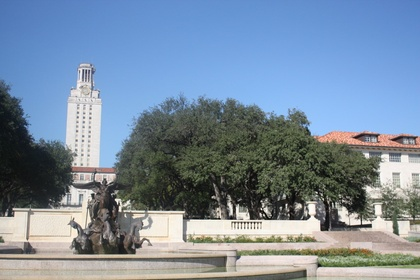
%> input picture Stitch Images/code/uttower_left.jpg, 420 x 280 px, shrunk from 1024 x 683 before the run
$ octave stitch_test_2.m   (GNU Octave 9; MATLAB toolbox functions it lacks are replaced by stand-ins)
%> lines starting %> are read from the running program, lines starting %| are printed output that depends on the picture
%> further down, img1 is the input picture: size 280x420x3 uint8; mean R, G, B 121.7, 140, 159
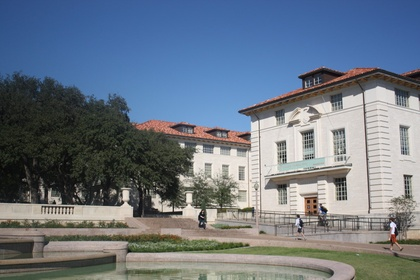
%> input picture Stitch Images/code/uttower_right.jpg, 420 x 280 px, shrunk from 1024 x 683 before the run
%> further down, img2 is the input picture: size 280x420x3 uint8; mean R, G, B 107.7, 118.9, 132
### Stitch Images/code/stitch_images.m
function new_img = stich_images(img1, img2)
     sample1 = rgb2gray(img1);
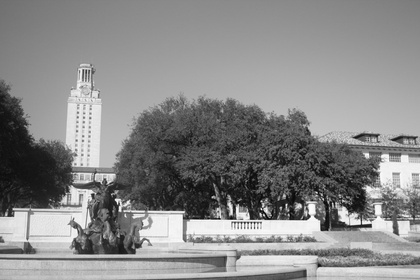
%> sample1: size 280x420 uint8; min 1, max 255, mean 136.7
     sample2 = rgb2gray(img2);
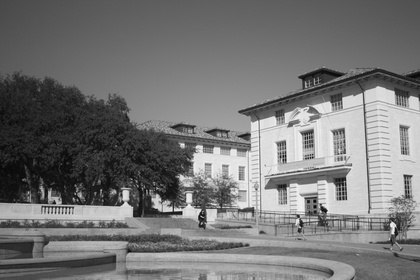
%> sample2: size 280x420 uint8; min 4, max 253, mean 117
     [x1,y1,x2,y2]=get_matches(sample1,sample2,0);
     [T,num_inliers,avg_residual]=get_transform(x1, y1, x2, y2)
      sample1=im2double(sample1);
      sample2=im2double(sample2);
      H = maketform('projective', T');
      [right,xdata_range,ydata_range]=imtransform(img2,H);
      xdataout=[min(1,xdata_range(1)) max(size(sample2,2),xdata_range(2))];
      ydataout=[min(1,ydata_range(1)) max(size(sample2,1),ydata_range(2))];
     right=imtransform(img2,H,'XData',xdataout,'YData',ydataout);
     left=imtransform(img1,maketform('projective',eye(3)),'XData',xdataout,'YData',ydataout);


    new_img = im2double(left) + im2double(right);
    new_img(im2double(left)~=0 & im2double(right)~=0)=new_img(im2double(left)~=0 & im2double(right)~=0)/2;
    imshow(new_img);
%      img3=makepano(sample1,sample2,T);
%      imshow(img3);
%      new_img=img3;

	% Return a new complete image that stitches the two input images together
	% If the two images cannot be stitched together, return 0

end

### Stitch Images/code/harris.m
% HARRIS - Harris corner detector
%
% Usage:  [cim, r, c] = harris(im, sigma, thresh, radius, disp)
%
% Arguments:
%            im     - image to be processed.
%            sigma  - standard deviation of smoothing Gaussian. Typical
%                     values to use might be 1-3.
%            thresh - threshold (optional). Try a value ~1000.
%            radius - radius of region considered in non-maximal
%                     suppression (optional). Typical values to use might
%                     be 1-3.
%            disp   - optional flag (0 or 1) indicating whether you want
%                     to display corners overlayed on the original
%                     image. This can be useful for parameter tuning.
%
% Returns:
%            cim    - binary image marking corners.
%            r      - row coordinates of corner points.
%            c      - column coordinates of corner points.
%
% If thresh and radius are omitted from the argument list 'cim' is returned
% as a raw corner strength image and r and c are returned empty.

% Reference:
% C.G. Harris and M.J. Stephens. "A combined corner and edge detector",
% Proceedings Fourth Alvey Vision Conference, Manchester.
% pp 147-151, 1988.
%
% Author:
% Peter Kovesi
% Department of Computer Science & Software Engineering
% The University of Western Australia
% pk@cs.uwa.edu.au  www.cs.uwa.edu.au/~pk
%
% March 2002

function [cim, r, c] = harris(im, sigma, thresh, radius, disp)
%> called with sigma = 3, thresh = 1000, radius = 3, disp = 0

    error(nargchk(2,5,nargin));

    dx = [-1 0 1; -1 0 1; -1 0 1]; % Derivative masks
    dy = dx';

    Ix = conv2(im, dx, 'same');    % Image derivatives
    Iy = conv2(im, dy, 'same');

    % Generate Gaussian filter of size 6*sigma (+/- 3sigma) and of
    % minimum size 1x1.
    g = fspecial('gaussian',max(1,fix(6*sigma)), sigma);

    Ix2 = conv2(Ix.^2, g, 'same'); % Smoothed squared image derivatives
    Iy2 = conv2(Iy.^2, g, 'same');
    Ixy = conv2(Ix.*Iy, g, 'same');

    cim = (Ix2.*Iy2 - Ixy.^2)./(Ix2 + Iy2 + eps); % Harris corner measure

    % Alternate Harris corner measure used by some.  Suggested that
    % k=0.04 - I find this a bit arbitrary and unsatisfactory.
%   cim = (Ix2.*Iy2 - Ixy.^2) - k*(Ix2 + Iy2).^2;

    if nargin > 2   % We should perform nonmaximal suppression and threshold

	% Extract local maxima by performing a grey scale morphological
	% dilation and then finding points in the corner strength image that
	% match the dilated image and are also greater than the threshold.
	sze = 2*radius+1;                   % Size of mask.
	mx = ordfilt2(cim,sze^2,ones(sze)); % Grey-scale dilate.
	cim = (cim==mx)&(cim>thresh);       % Find maxima.
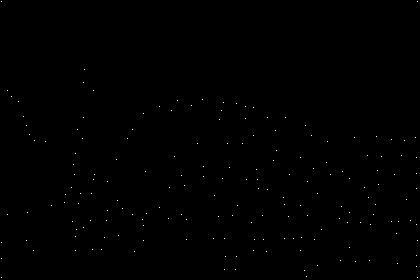
%> cim: size 280x420 logical; 0.15% white in thin lines or dots

	[r,c] = find(cim);                  % Find row,col coords.
%> r = 181 values from 2 to 278; c = 181 values from 2 to 418

	if nargin==5 & disp      % overlay corners on original image
	    figure, imagesc(im), axis image, colormap(gray), hold on
	    plot(c,r,'ys'), title('corners detected');
	end

    else  % leave cim as a corner strength image and make r and c empty.
	r = []; c = [];
    end

### Stitch Images/code/get_feats.m
 function [feats, x, y] = get_feats(img)

%%

	% Return an N x M matrix of features, along with the corresponding x,y
	% locations of the detected features.

	% N and M both depend on what method of feature detection you choose to use.
	% N = number of features found
	% M = feature vector length


        sigma=3;
        thresh=1000;
        radius=3;
        disp=0;
        cim=harris(img, sigma, thresh, radius, disp);
        [r,c]=find(cim);
%> r = 181 values from 2 to 278; c = 181 values from 2 to 418
         ra=r;
%> ra = 181 values, max 278 at index 4, min 2 at index 1, mean 187.8
         ra(:)=3;
         circles=[c,r,ra];
%> circles = 181 rows, first 12: [2 2 3; 2 243 3; 2 259 3; 2 278 3; 8 91 3; 8 215 3; 12 97 3; 19 102 3; 24 117 3; 27 126 3; 27 241 3; 28 213 3]
         enlarge_factor=1.5;


         feats = find_sift(img, circles, enlarge_factor);
         x=c;
         y=r;


 end

### Stitch Images/code/find_sift.m
function sift_arr = find_sift(I, circles, enlarge_factor)
%> called with enlarge_factor = 1.5
%%
%% Compute non-rotation-invariant SIFT descriptors of a set of circles
%% I is the image
%% circles is an Nx3 array where N is the number of circles, where the
%%    first column is the x-coordinate, the second column is the y-coordinate,
%%    and the third column is the radius
%% enlarge_factor is by how much to enarge the radius of the circle before
%%    computing the descriptor (a factor of 1.5 or larger is usually necessary
%%    for best performance?
%% The output is an Nx128 array of SIFT descriptors
%%
%% Note that this code is not rotation-invariant, i.e., it does not attempt
%% to normalize the patches by rotating them so that the horizontal direction
%% is aligned with the dominant gradient orientation of the patch.
%%
%% (c) Lana Lazebnik
%%

if ndims(I) == 3
    I = im2double(rgb2gray(I));
else
    I = im2double(I);
end


fprintf('Running find_sift\n');

% parameters (default SIFT size)
num_angles = 8;
num_bins = 4;
num_samples = num_bins * num_bins;
alpha = 9; % smoothing for orientation histogram

if nargin < 3
    enlarge_factor = 1.5;
end

angle_step = 2 * pi / num_angles;
angles = 0:angle_step:2*pi;
angles(num_angles+1) = []; % bin centers

[hgt wid] = size(I);
%> hgt = 280; wid = 420
num_pts = size(circles,1);
%> num_pts = 181

sift_arr = zeros(num_pts, num_samples * num_angles);
%> sift_arr: size 181x128 double; every value is 0

% edge image
sigma_edge = 1;


[G_X,G_Y]=gen_dgauss(sigma_edge);
I_X = filter2(G_X, I, 'same'); % vertical edges
I_Y = filter2(G_Y, I, 'same'); % horizontal edges
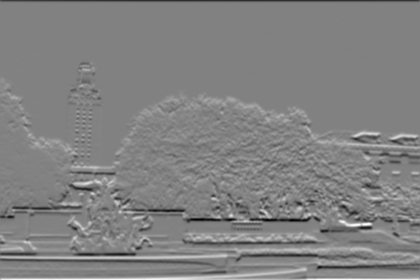
%> I_Y: size 280x420 double; min -0.832, max 0.797, mean -0.000443; drawn with min black and max white
I_mag = sqrt(I_X.^2 + I_Y.^2); % gradient magnitude
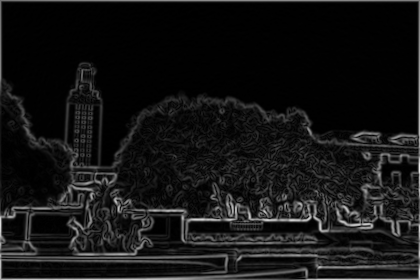
%> I_mag: size 280x420 double; min 0.000112, max 0.933, mean 0.0829
I_theta = atan2(I_Y,I_X);
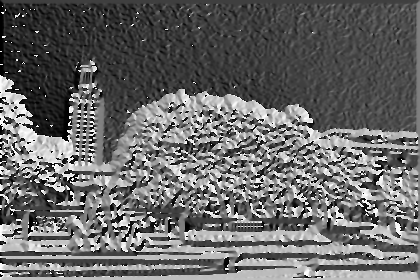
%> I_theta: size 280x420 double; min -3.14, max 3.14, mean -0.57; drawn with min black and max white
I_theta(isnan(I_theta)) = 0; % necessary????

% make default grid of samples (centered at zero, width 2)
interval = 2/num_bins:2/num_bins:2;
interval = interval - (1/num_bins + 1);
[grid_x grid_y] = meshgrid(interval, interval);
grid_x = reshape(grid_x, [1 num_samples]);
grid_y = reshape(grid_y, [1 num_samples]);

% make orientation images
I_orientation = zeros(hgt, wid, num_angles);
% for each histogram angle
for a=1:num_angles
    % compute each orientation channel
%> the run ends on the next line
    tmp = cos(I_theta - angles(a)).^alpha;
    tmp = tmp .* (tmp > 0);

    % weight by magnitude
    I_orientation(:,:,a) = tmp .* I_mag;
end

% for all circles
for i=1:num_pts
    cx = circles(i,1);
    cy = circles(i,2);
    r = circles(i,3) * enlarge_factor;

    % find coordinates of sample points (bin centers)
    grid_x_t = grid_x * r + cx;
    grid_y_t = grid_y * r + cy;
    grid_res = grid_y_t(2) - grid_y_t(1);

    % find window of pixels that contributes to this descriptor
    x_lo = floor(max(cx - r - grid_res/2, 1));
    x_hi = ceil(min(cx + r + grid_res/2, wid));
    y_lo = floor(max(cy - r - grid_res/2, 1));
    y_hi = ceil(min(cy + r + grid_res/2, hgt));

    % find coordinates of pixels
    [grid_px, grid_py] = meshgrid(x_lo:x_hi,y_lo:y_hi);
    num_pix = numel(grid_px);
    grid_px = reshape(grid_px, [num_pix 1]);
    grid_py = reshape(grid_py, [num_pix 1]);

    % find (horiz, vert) distance between each pixel and each grid sample
    dist_px = abs(repmat(grid_px, [1 num_samples]) - repmat(grid_x_t, [num_pix 1]));
    dist_py = abs(repmat(grid_py, [1 num_samples]) - repmat(grid_y_t, [num_pix 1]));

    % find weight of contribution of each pixel to each bin
    weights_x = dist_px/grid_res;
    weights_x = (1 - weights_x) .* (weights_x <= 1);
    weights_y = dist_py/grid_res;
    weights_y = (1 - weights_y) .* (weights_y <= 1);
    weights = weights_x .* weights_y;

    % make sift descriptor
    curr_sift = zeros(num_angles, num_samples);
    for a = 1:num_angles
        tmp = reshape(I_orientation(y_lo:y_hi,x_lo:x_hi,a),[num_pix 1]);
        tmp = repmat(tmp, [1 num_samples]);
        curr_sift(a,:) = sum(tmp .* weights);
    end
    sift_arr(i,:) = reshape(curr_sift, [1 num_samples * num_angles]);

% [8 lines of commented-out code are left out]
end


%%
%% normalize the SIFT descriptors more or less as described in Lowe (2004)
%%
tmp = sqrt(sum(sift_arr.^2, 2));
normalize_ind = find(tmp > 1);

sift_arr_norm = sift_arr(normalize_ind,:);
sift_arr_norm = sift_arr_norm ./ repmat(tmp(normalize_ind,:), [1 size(sift_arr,2)]);

% suppress large gradients
sift_arr_norm(find(sift_arr_norm > 0.2)) = 0.2;

% finally, renormalize to unit length
tmp = sqrt(sum(sift_arr_norm.^2, 2));
sift_arr_norm = sift_arr_norm ./ repmat(tmp, [1 size(sift_arr,2)]);

sift_arr(normalize_ind,:) = sift_arr_norm;


function [GX,GY]=gen_dgauss(sigma)

f_wid = 4 * floor(sigma);
G = normpdf(-f_wid:f_wid,0,sigma);
G = G' * G;
[GX,GY] = gradient(G);

GX = GX * 2 ./ sum(sum(abs(GX)));
GY = GY * 2 ./ sum(sum(abs(GY)));

### Stitch Images/code/get_matches.m
function [x1, y1, x2, y2] = get_matches(img1, img2, do_visualization)

	% Return matched x,y locations across the two images. The point defined by (x1,y1) in
	% img1 should correspond to the point defined by (x2,y2) in img2.
     [feat1,locx1,locy1]=get_feats(img1);
     [feat2,locx2,locy2]=get_feats(img2);
     [D,I] = pdist2(feat2,feat1,'euclidean','Smallest',2);
     ix = 1:size(feat1,1);

      ratio=0.8;
      r = D(1,:)./D(2,:);
      ix = ix(r < ratio | isnan(r));
      I2 = I(1,r < ratio | isnan(r));


      matches = [ix' I2'];

      x1 = locx1(matches(:,1))';
      y1 = locy1(matches(:,1))';
      x2=locx2(matches(:,2))';
      y2=locy2(matches(:,2))';


	if do_visualization==1
		% You must implement this.
		% Display a single figure with the two input images side-by-side.
		% Visualize the features your method has found with some way of showing
		% the corresponding matches.
        img=cat(2,img1,img2);
        imshow(img);
        hold on;
        c=rand(size(matches,1),3);
        scatter(x1, y1, 20, c, 'o');
        x3=x2+1024;
        scatter(x3, y2, 20, c, 'o');


	end

end

### Stitch Images/code/stitch_test_2.m
img1=imread('uttower_left.jpg');
img2=imread('uttower_right.jpg');

img3=stitch_images(img1,img2);
